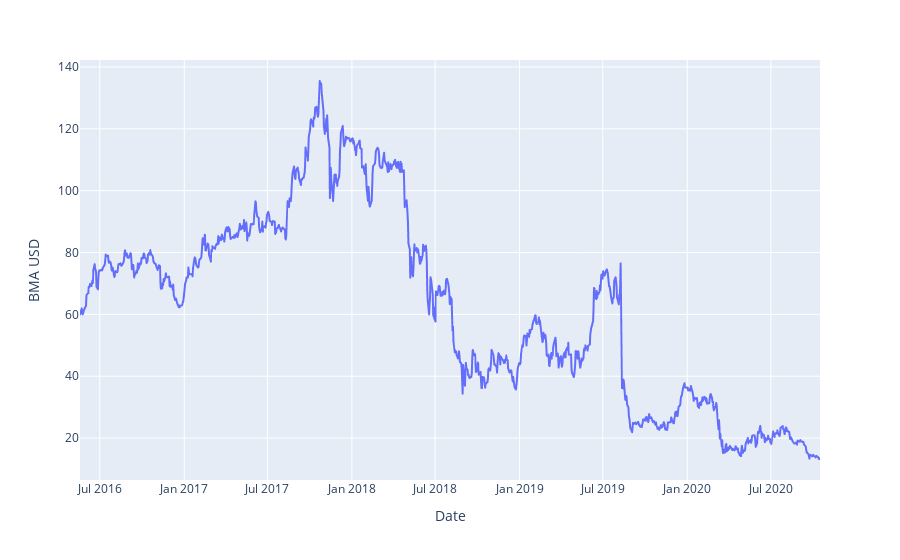

The notebook cell this image was saved under:
### Code cell
fig = px.line(df, x=df.index, y=df['BMA USD'])
fig.show()

### Figure 1 — Plotly figure (JSON) as saved in the notebook; plotly's stock layout.template omitted (floating-point values rounded to 4 significant figures; data arrays with more than 128 entries replaced by an {"elided": "..."} marker saying what was removed)
{"data": [{"hovertemplate": "Date=%{x}<br>BMA USD=%{y}<extra></extra>", "legendgroup": "", "line": {"color": "#636efa", "dash": "solid"}, "mode": "lines", "name": "", "showlegend": false, "type": "scattergl", "x": {"elided": "1112 str values"}, "xaxis": "x", "y": {"elided": "1112 float values"}, "yaxis": "y"}], "layout": {"legend": {"tracegroupgap": 0}, "margin": {"t": 60}, "xaxis": {"anchor": "y", "domain": [0, 1], "title": {"text": "Date"}}, "yaxis": {"anchor": "x", "domain": [0, 1], "title": {"text": "BMA USD"}}}}
